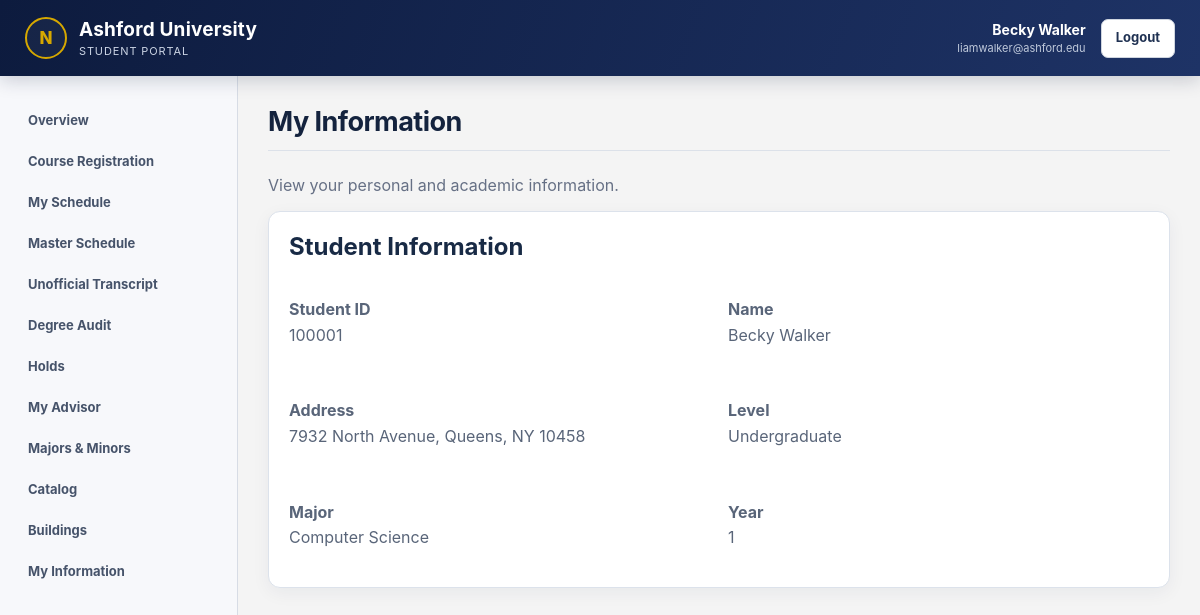
/student/information.php (signed in), run on the app's committed database.
### tables this page shows
CREATE TABLE `student` (
  `student_ID` int(11) NOT NULL,
  `user_Type` enum('Student','Faculty','Admin','StatStaff') NOT NULL DEFAULT 'Student',
  `major_ID` int(11) NOT NULL,
  `student_Year` int(11) NOT NULL,
  `student_Type` enum('Undergraduate','Graduate') NOT NULL
);

CREATE TABLE `user` (
  `user_ID` int(11) NOT NULL,
  `first_Name` varchar(50) NOT NULL,
  `middle_Name` varchar(50) DEFAULT NULL,
  `last_Name` varchar(50) NOT NULL,
  `gender` enum('Male','Female','Other') NOT NULL,
  `DOB` date NOT NULL,
  `street` varchar(100) NOT NULL,
  `city` varchar(50) NOT NULL,
  `state` varchar(50) NOT NULL,
  `zip_Code` varchar(10) NOT NULL,
  `user_Type` enum('Student','Faculty','Admin','StatStaff') NOT NULL
);

CREATE TABLE `major` (
  `major_ID` int(11) NOT NULL,
  `major_Name` varchar(100) NOT NULL,
  `dept_ID` int(11) NOT NULL
);

### includes/functions.php (called while the page is built, shortened)
<?php
function one(
    PDO $pdo,
    string $sql,
    array $params = []
): ?array {
    $stmt = $pdo->prepare($sql);
    bind_params($stmt, $params);
    $stmt->execute();
    $row = $stmt->fetch();
    if ($row) {
        return $row;
    }
    return null;
}
function bind_params(
    PDOStatement $stmt,
    array $params
): void {
    foreach ($params as $index => $value) {
        $type = is_int($value) ? PDO::PARAM_INT : PDO::PARAM_STR;
        $stmt->bindValue($index + 1, $value, $type);
    }
}
?>

### includes/auth.php (called while the page is built, shortened)
<?php
function e($value): string
{
    return htmlspecialchars(
        (string) $value,
        ENT_QUOTES,
        'UTF-8'
    );
}
?>

### student/information.php (the view, shortened to what this page needs)
<?php
require_once '../config/database.php';
require_once '../includes/layout.php';
require_once '../includes/functions.php';
$studentID = (int) $_SESSION['user_id'];
$sql = "SELECT
            User.user_ID,
            User.first_Name,
            User.last_Name,
            User.street,
            User.city,
            User.state,
            User.zip_Code,
            Student.student_Year,
            Student.student_Type,
            Major.major_Name
        FROM User
        JOIN Student
            ON Student.student_ID = User.user_ID
        LEFT JOIN Major
            ON Major.major_ID = Student.major_ID
        WHERE User.user_ID = ?";
$student = one(
    $pdo,
    $sql,
    [$studentID]
);
?>
<p class="muted">
    View your personal and academic information.
</p>
<div class="card">
    <h2>Student Information</h2>
    <div class="grid2">
        <p>
            <strong>Student ID</strong>
            <br>
            <?= e($student['user_ID'] ?? '') ?>
        </p>
        <p>
            <strong>Name</strong>
            <br>
            <?= e(
                ($student['first_Name'] ?? '') . ' ' .
                ($student['last_Name'] ?? '')
            ) ?>
        </p>
        <p>
            <strong>Address</strong>
            <br>
            <?= e(
                ($student['street'] ?? '') . ', ' .
                ($student['city'] ?? '') . ', ' .
                ($student['state'] ?? '') . ' ' .
                ($student['zip_Code'] ?? '')
            ) ?>
        </p>
        <p>
            <strong>Level</strong>
            <br>
            <?= e($student['student_Type'] ?? '') ?>
        </p>
        <p>
            <strong>Major</strong>
            <br>
            <?= e($student['major_Name'] ?? 'Undeclared') ?>
        </p>
        <p>
            <strong>Year</strong>
            <br>
            <?= e($student['student_Year'] ?? '') ?>
        </p>
    </div>
</div>

### assets/css/style.css (style rules this page uses)
:root { --ashford-navy: #0d1b3e; --ashford-blue: #1e3366; --ashford-gold: #d6a800; --ashford-light: #f4f7fb; --ashford-text: #172238; --ashford-muted: #667085; --ashford-border: #dce2eb; }
* { box-sizing: border-box; }
body { margin: 0; font-family: Inter, Arial, Helvetica, sans-serif; background-color: #f4f4f4; color: #222; }
h1, h2, h3 { margin-top: 0; }
.muted { color: var(--ashford-muted); }
.card { margin: 0; padding: 20px; border: 1px solid #dce2eb; border-radius: 12px; background: white; box-shadow: 0 5px 18px rgba(25, 39, 66, 0.055); }
.card h2, .card h3 { color: #182a45; }
.card p { color: #596579; line-height: 1.6; }
.grid2 { display: grid; grid-template-columns: 1fr 1fr; gap: 18px; }

### data on the page
student: student_ID.user_ID "100001", student_ID.last_Name "Becky Walker", student_ID.zip_Code "7932 North Avenue, Queens, NY 10458", student_Type "Undergraduate", major_ID.major_Name "Computer Science", student_Year "1"

### other printed values
$portalName "STUDENT PORTAL"
$name "Becky Walker"
$email "liamwalker@ashford.edu"
$label "Overview"
$label "Course Registration"
$label "My Schedule"
$label "Master Schedule"
$label "Unofficial Transcript"
$label "Degree Audit"
$label "Holds"
$label "My Advisor"
$label "Majors & Minors"
$label "Catalog"
$label "Buildings"
$label "My Information"
